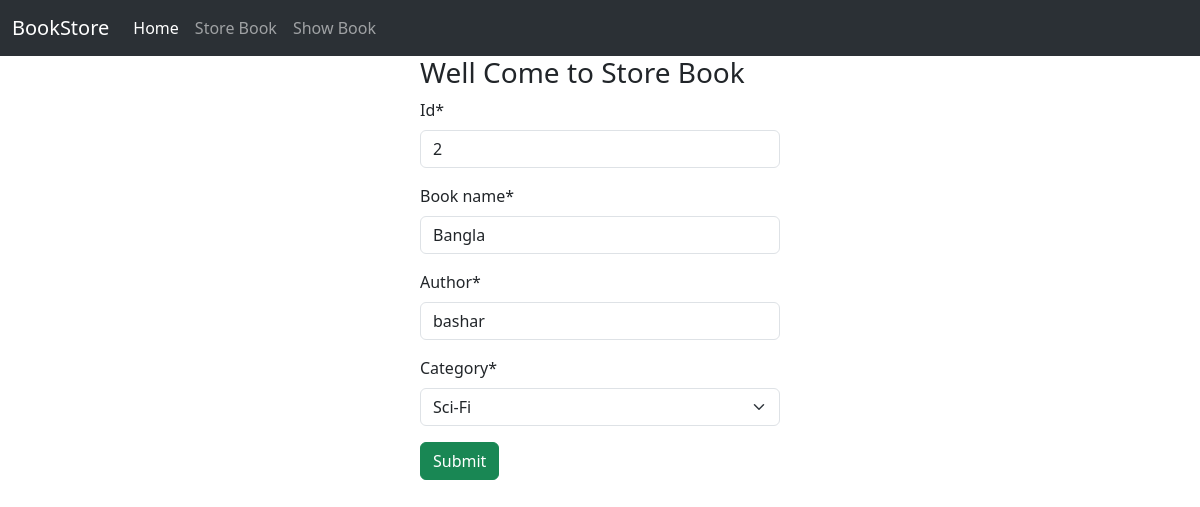
The page /edit_book/2 on the database its author committed.
### book/models.py (models this page shows)
class BookStoreModel(models.Model):
    CATEGORY = (
        ('Mystery','Mystery'),
        ('Thriller','Thriller'),
        ('Sci-Fi', 'Sci-Fi'),
        ('Horror', 'Horror'),
    )
    id = models.IntegerField(primary_key=True)
    book_name = models.CharField(max_length=30)
    author = models.CharField(max_length=30)
    category = models.CharField(max_length=30, choices=CATEGORY)
    first_pub = models.DateTimeField(auto_now_add=True)
    last_pub = models.DateTimeField(auto_now=True)

### book/views.py (the view)
# urls.py: path('edit_book/<int:pk>',views.BookUpdateView.as_view(),name='edit_book'),
class BookUpdateView(UpdateView):
    model = BookStoreModel
    template_name = 'store_book.html'
    form_class = bookStoreForm
    success_url = reverse_lazy('showbook')

### book/forms.py
class bookStoreForm(forms.ModelForm):
  class Meta :
      model=BookStoreModel
      exclude =['first_pub','last_pub']

### book/templates/store_book.html (shortened to what this page needs)
{% extends "base.html" %}
{% load crispy_forms_tags %}
{% block content %}
<div style='width:30%;margin: auto'>
    <h3>Well Come to  Store Book</h3>
    <form method='post'>
        {{form|crispy}}
        <button class='btn btn-success' type='submit'>Submit</button>
    </form>
</div>
{% endblock %}

### rows shown on the page
BookStoreModel: id "2", book_name "Bangla", author "bashar", category "Sci-Fi"
